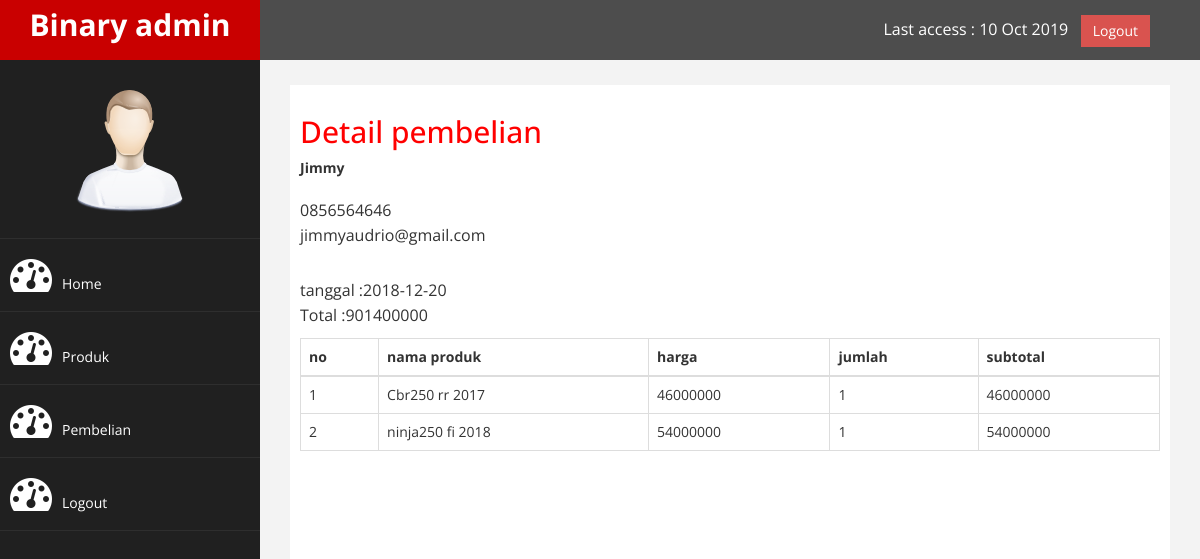
The app's page /admin/index.php?halaman=detail&id=1 with its own data.
### tables this page shows
CREATE TABLE `pembelian` (
  `id_pembelian` int(11) NOT NULL,
  `id_pelanggan` varchar(11) NOT NULL,
  `id_ongkir` int(11) NOT NULL,
  `tanggal_pembelian` date NOT NULL,
  `total_pembelian` int(11) NOT NULL,
  `nama_kota` varchar(100) NOT NULL,
  `tarif` int(11) NOT NULL,
  `alamat_pengiriman` text NOT NULL,
  `status_pembelian` varchar(100) NOT NULL DEFAULT 'pending',
  `resi_pengiriman` varchar(50) NOT NULL
);

CREATE TABLE `pelanggan` (
  `id_pelanggan` int(11) NOT NULL,
  `email_pelanggan` varchar(100) NOT NULL,
  `password_pelanggan` varchar(50) NOT NULL,
  `nama_pelanggan` varchar(100) NOT NULL,
  `telepon_pelanggan` varchar(25) NOT NULL,
  `alamat_pelanggan` text NOT NULL
);

CREATE TABLE `pembelian_produk` (
  `id_pembelian_produk` int(11) NOT NULL,
  `id_pembelian` int(11) NOT NULL,
  `id_produk` int(11) NOT NULL,
  `jumlah` int(11) NOT NULL,
  `nama` varchar(100) NOT NULL,
  `harga` int(11) NOT NULL,
  `berat` int(11) NOT NULL,
  `subberat` int(11) NOT NULL,
  `subharga` int(11) NOT NULL
);

CREATE TABLE `produk` (
  `id_produk` int(11) NOT NULL,
  `nama_produk` varchar(100) NOT NULL,
  `harga_produk` int(50) NOT NULL,
  `berat_produk` int(11) NOT NULL,
  `foto_produk` text NOT NULL,
  `deskripsi_produk` text NOT NULL,
  `stok_produk` int(5) NOT NULL,
  `flag` tinyint(1) NOT NULL DEFAULT '0'
);

### admin/detail.php (the view)
<h2>Detail pembelian</h2>
<?php
$ambil = $koneksi->query("SELECT * FROM pembelian JOIN pelanggan
    ON pembelian.id_pelanggan=pelanggan.id_pelanggan
    WHERE pembelian.id_pembelian='$_GET[id]'");
$detail = $ambil->fetch_assoc();
?>
<strong><?php echo $detail['nama_pelanggan']; ?></strong><br>
<p>
    <?php echo $detail['telepon_pelanggan'];?> <br>
    <?php echo $detail['email_pelanggan'];?>
</p>
<p>
    tanggal :<?php echo $detail['tanggal_pembelian'];?><br>
    Total :<?php echo $detail['total_pembelian'];?>
</p>
<table class="table table-bordered">
    <thead>
        <tr>
            <th>no</th>
            <th>nama produk</th>
            <th>harga</th>
            <th>jumlah</th>
            <th>subtotal</th>
        </tr>
    </thead>
    <tbody>
        <?php $nomor=1; ?>
        <?php $ambil = $koneksi->query("SELECT * FROM pembelian_produk JOIN produk ON
            pembelian_produk.id_produk=produk.id_produk
        WHERE pembelian_produk.id_pembelian='$_GET[id]'");?>
        <?php while($pecah=$ambil->fetch_assoc()){?>
        <tr>
            <td><?php echo $nomor; ?></td>
            <td><?php echo $pecah['nama_produk'];?></td>
            <td><?php echo $pecah['harga_produk'];?></td>
            <td><?php echo $pecah['jumlah'];?></td>
            <td>
                <?php echo $pecah['harga_produk']*$pecah['jumlah']; ?>
            </td>
        </tr>
        <?php $nomor++; ?>
        <?php } ?>
    </tbody>
</table>

### admin/assets/css/custom.css (style rules this page uses)
body { font-family: 'Open Sans', sans-serif; }
h2 { color: #f00; }
p { font-size:16px; line-height:25px; padding-top:20px; }

### records on screen
pembelian: id_pelanggan.nama_pelanggan "Jimmy", id_pelanggan.telepon_pelanggan "0856564646", id_pelanggan.email_pelanggan "jimmyaudrio@gmail.com", tanggal_pembelian "2018-12-20", total_pembelian "901400000"
pembelian_produk: id_produk.nama_produk "Cbr250 rr 2017", id_produk.harga_produk "46000000", jumlah "1", $pecah['harga_produk']*$pecah['jumlah'] "46000000"
pembelian_produk: id_produk.nama_produk "ninja250 fi 2018", id_produk.harga_produk "54000000", jumlah "1", $pecah['harga_produk']*$pecah['jumlah'] "54000000"
